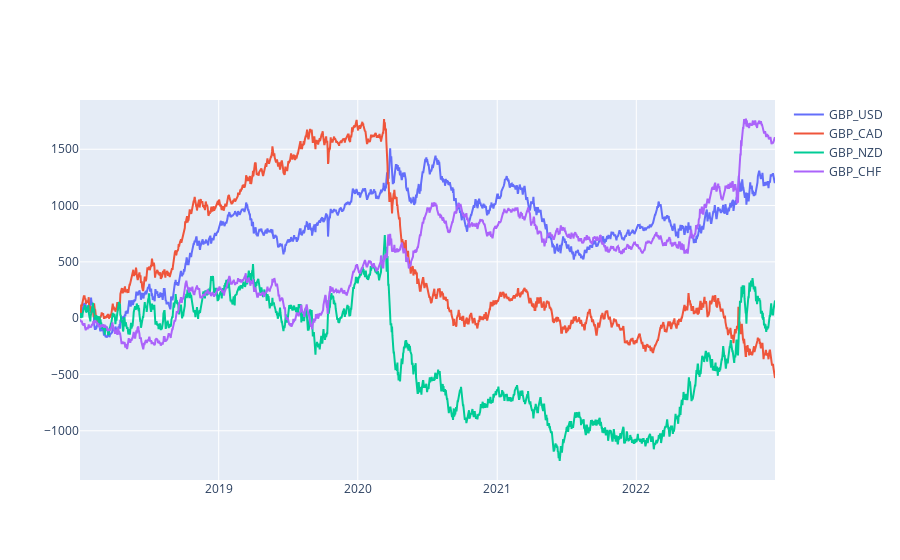

Notebook code cell kept with this figure:
### Code cell
granularity = "M5"
start_date = "2018-01-02"
end_date = "2023-01-02"

pairs = ['GBP_USD',
        'GBP_CAD',
        'GBP_NZD',
        'GBP_CHF',]
        # 'EUR_GBP',]
        # 'EUR_USD',
        # 'EUR_CAD',
        # 'EUR_JPY',
        # 'EUR_NZD',
        # 'EUR_CHF',
        # 'USD_CAD',
        # 'USD_JPY',
        # 'USD_CHF',
        # 'CAD_JPY',
        # 'CAD_CHF',
        # 'NZD_USD',
        # 'NZD_CAD',
        # 'NZD_JPY',
        # 'NZD_CHF',
        # 'CHF_JPY',]

fig = go.Figure()
for pairname in pairs:
    # print(pairname)
    df_results = run_pair(start_date, end_date, pairname, granularity)
    fig.add_trace(
        go.Scatter(
            x=df_results.date,
            y=df_results.gain,
            line=dict(width=2),
            line_shape="linear",
            name=pairname,
        )
    )
fig.show()

### Figure 1 — Plotly figure (JSON) as saved in the notebook; plotly's stock layout.template omitted (floating-point values rounded to 4 significant figures; data arrays with more than 128 entries replaced by an {"elided": "..."} marker saying what was removed)
{"data": [{"line": {"shape": "linear", "width": 2}, "name": "GBP_USD", "type": "scatter", "x": {"elided": "1825 str values"}, "y": {"elided": "1825 float values"}}, {"line": {"shape": "linear", "width": 2}, "name": "GBP_CAD", "type": "scatter", "x": {"elided": "1825 str values"}, "y": {"elided": "1825 float values"}}, {"line": {"shape": "linear", "width": 2}, "name": "GBP_NZD", "type": "scatter", "x": {"elided": "1825 str values"}, "y": {"elided": "1825 float values"}}, {"line": {"shape": "linear", "width": 2}, "name": "GBP_CHF", "type": "scatter", "x": {"elided": "1825 str values"}, "y": {"elided": "1825 float values"}}], "layout": {}}
